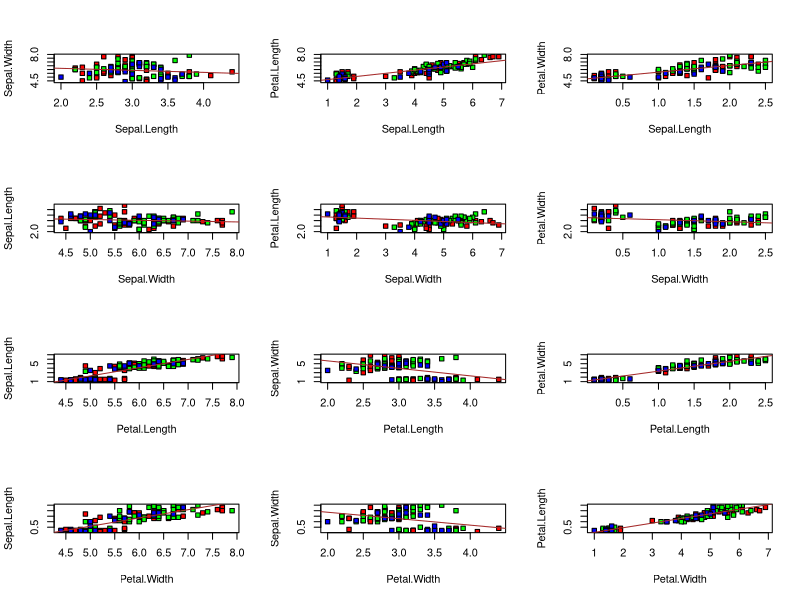

R code for this plot:
# Group members (Name, Student ID, E-Mail):
# 1. Baldomero Valdez,  Valenzuela, 2905175, baldmer.w@gmail.com
# 2. Omar Trinidad Gutierrez Mendez, 2850441, omar.vpa@gmail.com
# 3. Shinho Kang, 2890169, wis.shinho.kang@gmail.com


data(iris)

# shuffle the dataset and get training and test dataset
shuffled.iris <- iris[sample(1:nrow(iris)), ]
test.ds <- shuffled.iris[1:30,]
training.ds <- shuffled.iris[31:150,]

png(filename="task3.png")
par(mfrow=c(4, 3))

labels = names(iris)[-5]
indexes = c(1:4)
for (x in indexes) {
    for (y in indexes) {
        if (x != y) {

            a = training.ds[,x]
            b = training.ds[,y]

            plot(a~b,
                 pch = 22,
                 bg = c('red', 'green', 'blue')[unclass(iris$Species)],
                 xlab = labels[x],
                 ylab = labels[y]
                 # xlim = c(0,7),
                 # ylim = c(0,7)
                 )
            model = lm(a~b)
            abline(model, col='brown')
        }
    }
}
dev.off()

# Because each of the plots show a correlation between the columns we can
# conclude that one of the predictors can be expressed as a linear combination
# of the others.
